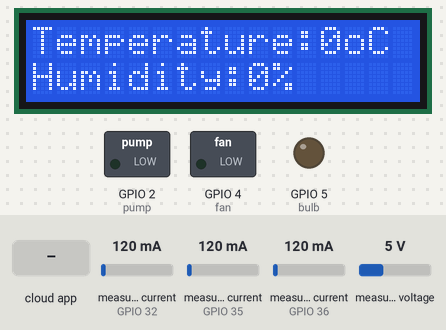
The sketch below on a simulated ESP32. Shown: 16×2 character LCD, switched loads named in the sketch (green lamp = pin HIGH), output pins drawn as LEDs (lit = HIGH). The test bench sets the inputs (shaded band); at power-on: measured current (sensors on GPIO 32, GPIO 35, GPIO 36) 120 mA, measured voltage 5 V. WiFi joins after 1.5 s; servers stay silent unless stated; the Firebase database answers and starts empty; what the sketch prints to the serial monitor is not drawn.

Above: at 3.2 s.
3.3 s: the phone or cloud app sets esp32 to OFF
9.3 s: the phone or cloud app sets Pump to ON
At 13.2 s:
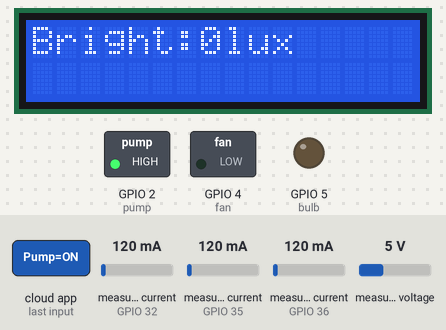
13.5 s: the phone or cloud app sets Bulb to ON
At 21.1 s:
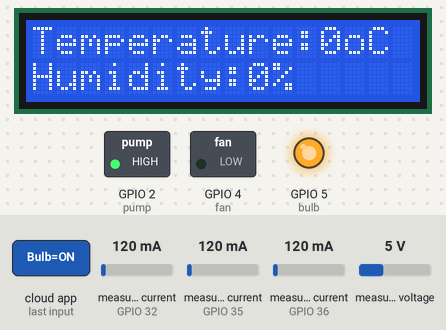
21.3 s: the phone or cloud app sets Fan to ON
At 28.9 s:
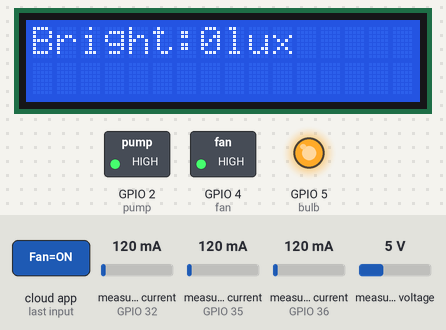
29.1 s: the phone or cloud app sets Pump to OFF
At 36.6 s:
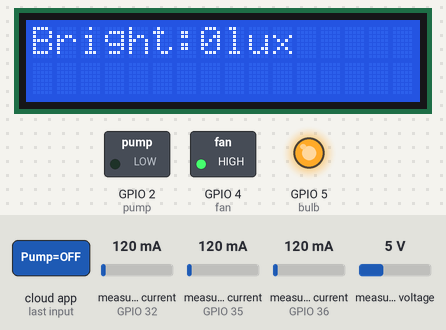
36.9 s: the phone or cloud app sets Bulb to OFF
At 45.3 s:
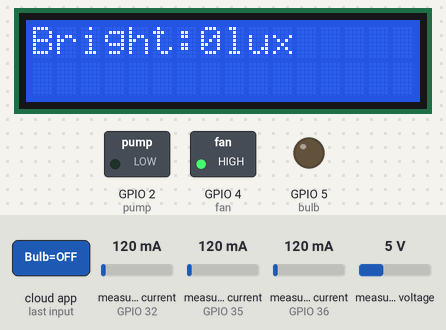
Timing chart, 0 to 45.7 s (numbered marks = the images above; inputs shaded):
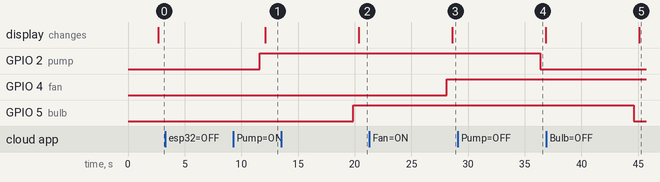

Measured:
- after the input at 3.3 s, every drawn part: stays the same
- after the input at 9.3 s, GPIO 2 (pump): LOW → HIGH after 2.3 s
- after the input at 13.5 s, GPIO 5 (bulb): LOW → HIGH after 6.4 s
- after the input at 21.3 s, GPIO 4 (fan): LOW → HIGH after 6.8 s
- after the input at 29.1 s, GPIO 2 (pump): HIGH → LOW after 7.3 s
- after the input at 36.9 s, GPIO 5 (bulb): HIGH → LOW after 7.7 s

The sketch:

Firebase_Control_ESP32.ino
```cpp
#include "ACS712.h"
#include <Wire.h>
#include <FirebaseESP32.h>
#include <addons/RTDBHelper.h>
#include <WiFiManager.h>
#include <ZMPT101B.h>
#include <LiquidCrystal_I2C.h>

// Device pins
#define fan 4
#define pump 2
#define bulb 5

// Firebase config
#define DATABASE_URL "project1-ee980-default-rtdb.firebaseio.com"
#define API_KEY "AIzaSyBgG9M6LrqzQEngs0Xt6A5QDg5LS-UzN2A"

FirebaseData FirebaseStatus;
FirebaseData FirebaseData3;
FirebaseData FirebaseData4;
FirebaseData FirebaseData5;
FirebaseData FirebaseDataVA1;
FirebaseData FirebaseDataVA2;
FirebaseData FirebaseDataVA3;
FirebaseData FirebaseDataSensor1;
FirebaseData FirebaseDataSensor2;
FirebaseData FirebaseDataSensor3;

FirebaseAuth auth;
FirebaseConfig config;

// Sensors
#define ACTUAL_VOLTAGE 220.0f

ACS712  ACS_bulb(35, 3.3, 4095, 66.0);
ACS712  ACS_fan(36, 3.3, 4095, 66.0);
ACS712  ACS_pump(32, 3.3, 4095, 66.0);

ZMPT101B voltageSensor_bulb(34, 50.0);
ZMPT101B voltageSensor_pump(33, 50.0);
ZMPT101B voltageSensor_fan(39, 50.0);

LiquidCrystal_I2C lcd(0x27, 16, 2);

int calibration_factor_b = 30;
int calibration_factor_f = 30;
int calibration_factor_p = 30;
int displayState = 0;  // 0: hiển thị temp & humi, 1: hiển thị ánh sáng
unsigned long lastDisplayTime = 0;
const unsigned long displayInterval = 2000; // thời gian chuyển đổi giữa các màn hình (ms)


unsigned long lastSensorRead = 0;
unsigned long lastUploadTime = 0;
unsigned long sensorInterval = 1000;
unsigned long uploadInterval = 3000;

void setup() {
  Serial.begin(115200);

  pinMode(pump, OUTPUT);
  pinMode(fan, OUTPUT);
  pinMode(bulb, OUTPUT);

  ACS_fan.autoMidPoint();
  ACS_bulb.autoMidPoint();
  ACS_pump.autoMidPoint();

  lcd.init();
  lcd.backlight();

  WiFiManager wm;
  bool res = wm.autoConnect("AutoConnectAP", "password");
  if (!res) {
    Serial.println("Failed to connect");
  } else {
    Serial.println("WIFI connected");
  }

  Serial.printf("Firebase Client v%s\n\n", FIREBASE_CLIENT_VERSION);
  config.database_url = DATABASE_URL;
  config.signer.test_mode = true;
  Firebase.reconnectWiFi(true);
  Firebase.begin(&config, &auth);
}

void loop() {
  checkMCUStatus();
  controlDevices();

  unsigned long now = millis();
  if (now - lastSensorRead >= sensorInterval) {
    lastSensorRead = now;
    readAndDisplaySensors();
  }

  if (now - lastUploadTime >= uploadInterval) {
    lastUploadTime = now;
    measureAndUploadVoltageCurrent();
  }
}


//>>>>>>>>>>>>>>>>>>>>>>>>>>>>>>>>>>>>>>CHECK HOẠT ĐỘNG CỦA ESP32<<<<<<<<<<<<<<<<<<<<<<<<<<<<<<<<<<<<<<
void checkMCUStatus() {
  String ESP_status;
  if (Firebase.getString(FirebaseStatus, "/CheckMCU/esp32")) {
    ESP_status = FirebaseStatus.stringData();
    Serial.println("Nhận lệnh kiểm tra hoạt động");
    if (ESP_status == "OFF") {
      Serial.println("Xác nhận hoạt động");
      Firebase.setString(FirebaseStatus, "/CheckMCU/esp32", "ON");
    }
  } else {
    Serial.println("MCU check error: " + FirebaseStatus.errorReason());
  }
}

//>>>>>>>>>>>>>>>>>>>>>>>>>>>>>>>>>>>>>>>>>ĐIỀU KHIỂN TỪ XA <<<<<<<<<<<<<<<<<<<<<<<<<<<<<<<<<<<<<<<<<<<
void controlDevices() {
  String pump_web, bulb_web, fan_web;

  if (Firebase.getString(FirebaseData3, "/Device/Pump"))
    pump_web = FirebaseData3.stringData();

  if (Firebase.getString(FirebaseData4, "/Device/Bulb"))
    bulb_web = FirebaseData4.stringData();

  if (Firebase.getString(FirebaseData5, "/Device/Fan"))
    fan_web = FirebaseData5.stringData();

  digitalWrite(pump, pump_web == "ON" ? HIGH : LOW);
  Serial.print("Điều khiển Bơm từ xa: ");
  Serial.println(pump_web);

  digitalWrite(bulb, bulb_web == "ON" ? HIGH : LOW);
  Serial.print("Điều khiển Đèn từ xa: ");
  Serial.println(bulb_web);

  digitalWrite(fan, fan_web == "ON" ? HIGH : LOW);
  Serial.print("Điều khiển Quạt từ xa: ");
  Serial.println(fan_web);
}


//...............................................HIỂN THỊ MÔI TRƯỜNG....................................
void readAndDisplaySensors() {
  int humi = 0, temp = 0, light = 0;

  if (Firebase.getString(FirebaseDataSensor1, "/Sensor/Humidity"))
    humi = FirebaseDataSensor1.intData();

  if (Firebase.getString(FirebaseDataSensor2, "/Sensor/Temperature"))
    temp = FirebaseDataSensor2.intData();

  if (Firebase.getString(FirebaseDataSensor3, "/Sensor/Bright"))
    light = FirebaseDataSensor3.intData();

  Serial.print("Nhiệt độ: ");
  Serial.print(temp);
  Serial.print(" Độ ẩm: ");
  Serial.print(humi);
  Serial.print(" Ánh sáng: ");
  Serial.println(light); // println để xuống dòng

  unsigned long currentMillis = millis();
  if (currentMillis - lastDisplayTime > displayInterval) {
    lastDisplayTime = currentMillis;

    lcd.clear();
    lcd.setCursor(0, 0);

    if (displayState == 0) {
      // Hiển thị nhiệt độ và độ ẩm
      lcd.print("Temperature:");
      lcd.print(temp);
      lcd.print("oC");

      lcd.setCursor(0, 1);
      lcd.print("Humidity:");
      lcd.print(humi);
      lcd.print("%");
    } else {
      // Hiển thị ánh sáng
      lcd.print("Bright:");
      lcd.print(light);
      lcd.print("lux");
    }

    // Đổi trạng thái cho lần sau
    displayState = 1 - displayState;
  }
}

//......................................................ÁP DÒNG.......................................
void measureAndUploadVoltageCurrent() {
  float volt_fan = voltageSensor_fan.getRmsVoltage();
  float mA_fan = averageCurrent(ACS_fan, calibration_factor_f);
  Serial.print("Ap_fan: ");
  Serial.print(volt_fan);
  Serial.print(" V");
  Serial.print("  mA_fan : ");
  Serial.println(mA_fan);

  float volt_bulb = voltageSensor_bulb.getRmsVoltage();
  float mA_bulb = averageCurrent(ACS_bulb, calibration_factor_b);
  Serial.print("Ap_Bulb: ");
  Serial.print(volt_bulb);
  Serial.print(" V");
  Serial.print("  mA_Bulb: ");
  Serial.println(mA_bulb);

  float volt_pump = voltageSensor_pump.getRmsVoltage();
  float mA_pump = averageCurrent(ACS_pump, calibration_factor_p);
  Serial.print("Ap_pump: ");
  Serial.print(volt_pump);
  Serial.print(" V");
  Serial.print("  mA_pump: ");
  Serial.println(mA_pump);

  Firebase.setInt(FirebaseDataVA1, "/VoltAmpe/Fan/Volt", volt_fan);
  Firebase.setInt(FirebaseDataVA2, "/VoltAmpe/Fan/Ampe", mA_fan);
  Firebase.setInt(FirebaseDataVA3, "/VoltAmpe/Bulb/Volt", volt_bulb);
  Firebase.setInt(FirebaseDataVA1, "/VoltAmpe/Bulb/Ampe", mA_bulb);
  Firebase.setInt(FirebaseDataVA2, "/VoltAmpe/Pump/Volt", volt_pump);
  Firebase.setInt(FirebaseDataVA3, "/VoltAmpe/Pump/Ampe", mA_pump);
}

float averageCurrent(ACS712 &acs, int calibration_factor) {
  float avg = 0;
  for (int i = 0; i < 100; i++) {
    avg += acs.mA_AC();
  }
  float mA = (abs(avg / 100.0) - calibration_factor);
  if (mA <= 5) mA = 0;
  return mA;
}
```
